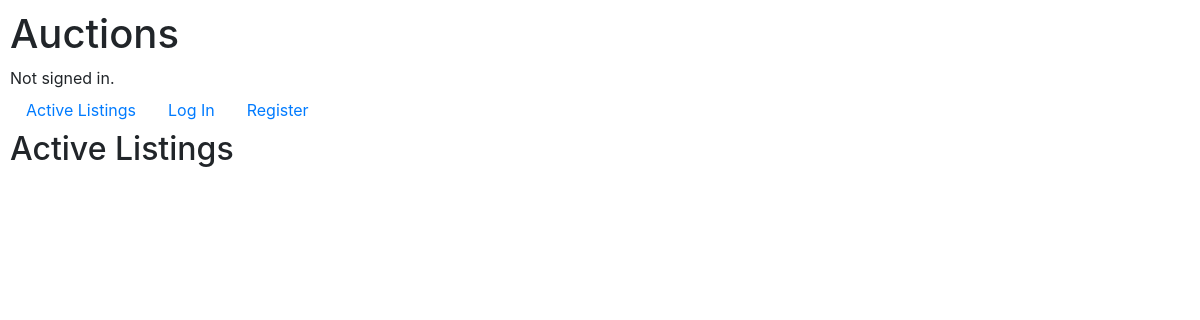
The page /auctions/ on the database as committed earlier.
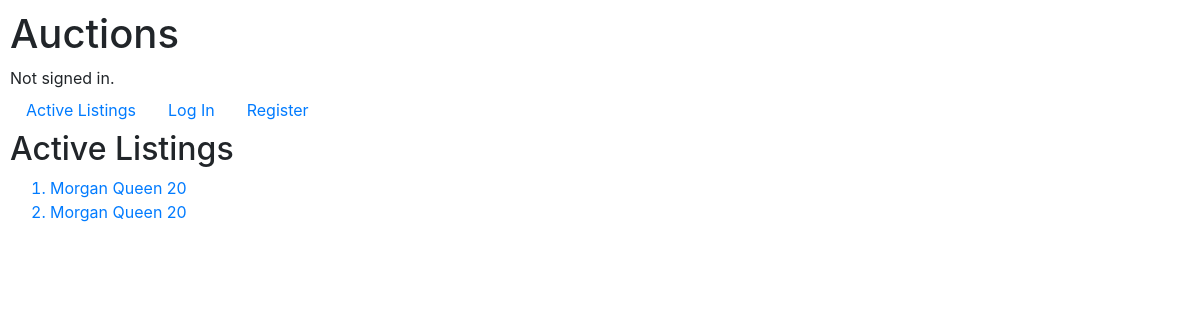
The same page on the database as committed later.
### auctions/models.py (models this page shows)
class Listing(models.Model):
    creator = models.CharField(max_length=64)
    title = models.CharField(max_length=64)
    description = models.CharField(max_length=64)
    price = models.IntegerField()
    winner = models.CharField(max_length=64, default="None")
    status = models.CharField(max_length=64, default="active")
    users = models.ManyToManyField(User, blank=True, related_name= "wishlist")
    def __str__(self):
        return f"{self.title} {self.description} {self.price}"

### auctions/views.py (the view)
# urls.py: path("", views.index, name="index"),
def index(request):
    return render(request, "auctions/index.html", {
        "listings": Listing.objects.all()
    })

### auctions/templates/auctions/index.html
{% extends "auctions/layout.html" %}
{% block body %}
    <h2>Active Listings</h2>
    <ol>
        {% for listing in listings %}
            <a href="{% url 'listing' listing.id %}"><li>{{ listing }}</li></a>
        {% endfor %}
    </ol>
{% endblock %}

### auctions/templates/auctions/layout.html (shortened to what this page needs)
{% load static %}
<!DOCTYPE html>
<html lang="en">
    <head>
        <link rel="stylesheet" href="https://stackpath.bootstrapcdn.com/bootstrap/4.4.1/css/bootstrap.min.css">
        <link href="{% static 'auctions/styles.css' %}" rel="stylesheet">
    </head>
    <body>
        <h1>Auctions</h1>
        <div>
            {% if user.is_authenticated %}
                Signed in as <strong>{{ user.username }}</strong>.
            {% else %}
                Not signed in.
            {% endif %}
        </div>
        <ul class="nav">
            <li class="nav-item">
                <a class="nav-link" href="{% url 'index' %}">Active Listings</a>
            </li>
            {% if user.is_authenticated %}
                <li class="nav-item">
                    <a class="nav-link" href="{% url 'logout' %}">Log Out</a>
                </li>
                <li class="nav-item">
                    <a class="nav-link" href="{% url 'wishlist' user.username%}">Wishlist</a>
                </li>
                <li class="nav-item">
                    <a class="nav-link" href="{% url 'new'%}">Create Listing</a>
                </li>
            {% else %}
                <li class="nav-item">
                    <a class="nav-link" href="{% url 'login' %}">Log In</a>
                </li>
                <li class="nav-item">
                    <a class="nav-link" href="{% url 'register' %}">Register</a>
                </li>
            {% endif %}
        </ul>
        {% block body %}
        {% endblock %}
    </body>
</html>

### auctions/static/auctions/styles.css (style rules this page uses)
body { padding: 10px; }

Rows that differ between the two databases and show on the page:
added Listing: title+description+price "Morgan Queen 20"
added Listing: title+description+price "Morgan Queen 20"
